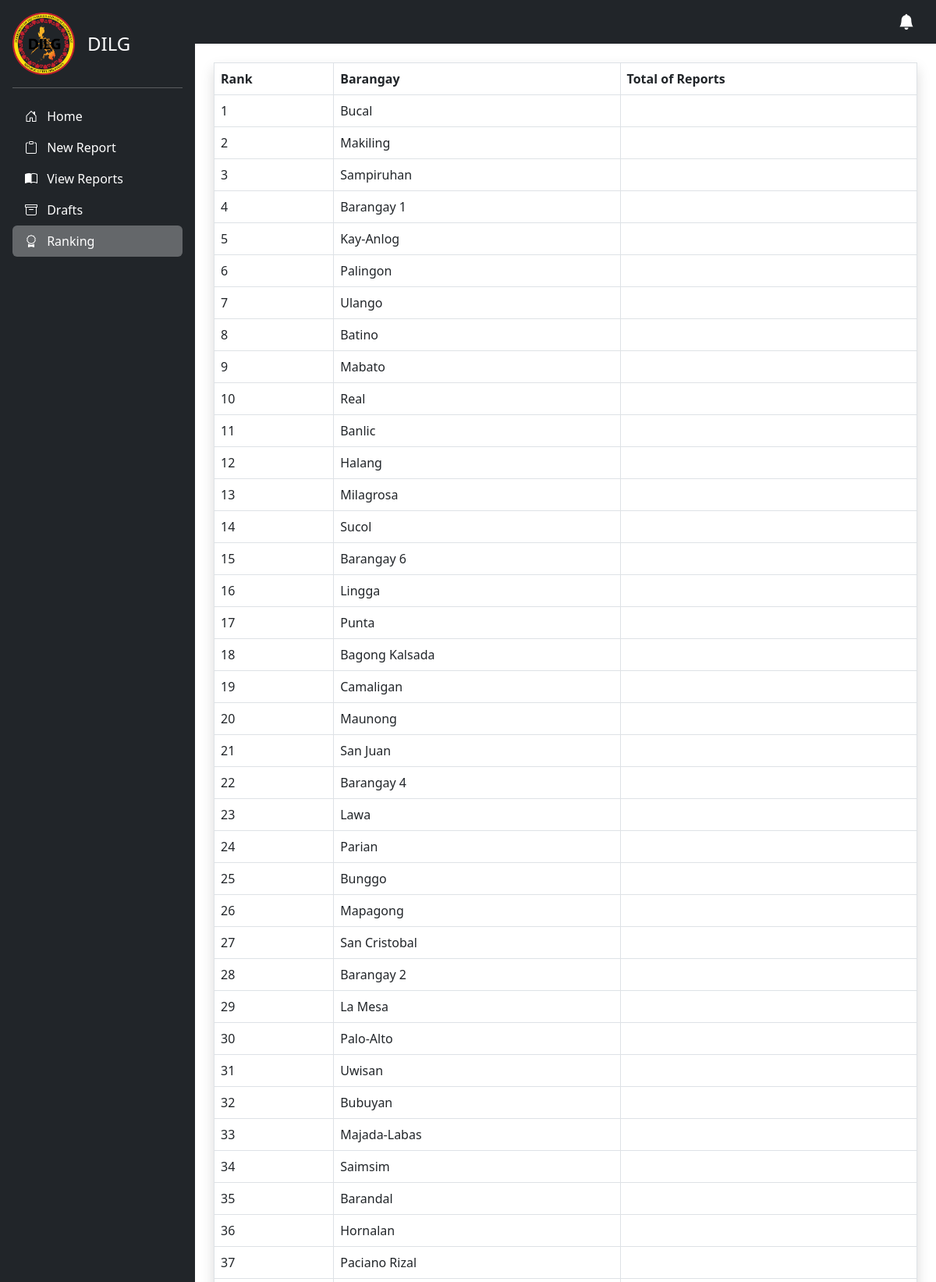
The app's page /admin/ranking.php (signed in, upper part) with its own data.
### tables this page shows
CREATE TABLE `barangay` (
  `id` int(100) NOT NULL,
  `brgy` varchar(100) NOT NULL
);

### admin/ranking.php (the view, shortened to what this page needs)
<?php
include('images.php');
$report_link = "add-report.php";
$view_link = "reports.php";
$draft_link = "draft.php";
$ranking = "ranking.php";
?>
<!DOCTYPE html>
<html lang="en">
<head>
  <link href="https://cdn.jsdelivr.net/npm/bootstrap@5.3.0-alpha1/dist/css/bootstrap.min.css" rel="stylesheet">
  <link rel="stylesheet" href="https://cdnjs.cloudflare.com/ajax/libs/bootstrap-icons/1.10.3/font/bootstrap-icons.min.css" />
  <link rel="stylesheet" href="../src/css/preloader.css">
</head>
<body>
  <main class="d-flex">
    <div class="d-flex flex-column flex-shrink-0 p-3 text-white bg-dark" style="width: 250px; min-height: 100vh;">
      <a href="/" class="d-flex align-items-center mb-3 mb-md-0 me-md-auto text-white text-decoration-none">
        <img src="../src/img/dilg.png" height="80" alt="">
        <span class="fs-4 ps-3">DILG</span>
      </a>
      <hr>
      <ul class="nav nav-pills flex-column mb-auto">
        <li class="nav-item">
          <a href="index.php" class="nav-link text-white">
            <i class="bi bi-house-door me-2"></i>
            Home
          </a>
        </li>
        <li>
          <a href="<?php echo $report_link ?>" class="nav-link text-white">
            <i class="bi bi-clipboard me-2"></i>
            New Report
          </a>
        </li>
        <li>
          <a href="<?php echo $view_link ?>" class="nav-link text-white" aria-current="page">
            <i class="bi bi-book-half me-2"></i>
            View Reports
          </a>
        </li>
        <li>
          <a href="<?php echo $draft_link ?>" class="nav-link text-white">
            <i class="bi bi-archive me-2"></i>
            Drafts
          </a>
        </li>
        <li>
          <a href="<?php echo $ranking ?>" class="nav-link text-white active">
            <i class="bi bi-award me-2"></i>
            Ranking
          </a>
        </li>
      </ul>
    </div>
    <div class="container-fluid p-0">
      <nav class="navbar bg-dark navbar-dark">
        <div class="container">
          <a class="navbar-brand ms-auto" href="#"><i class="bi bi-bell-fill"></i></a>
        </div>
      </nav>
      <div class="card shadow py-0 m-4  " style="border: none; border-radius: 0; max-height: 80vh; overflow: hidden; overflow-y: scroll;" >
      <table class="table table-bordered" id="data">
        <thead>
            <tr>
                <th>Rank</th>
                <th>Barangay</th>
                <th>Total of Reports</th>
            </tr>
        </thead>
        <tbody>
            <?php
            $sql = "SELECT * FROM barangay LEFT JOIN ( SELECT to_user, COUNT(*) AS count FROM reports WHERE status = '1' GROUP BY to_user ) count ON count.to_user = barangay.brgy  ORDER BY count DESC ";
            $run = mysqli_query($conn, $sql);
            if (mysqli_num_rows($run) > 0) {
                $count = 0;
                foreach ($run as $row) {
                    $count++;
            ?>
                    <tr>
                        <td><?php echo $count; ?></td>
                        <td><?php echo $row['brgy'] ?></td>
                        <td><?php echo $row['count'] ?></td>
                    </tr>
            <?php
                }
            }
            ?>
        </tbody>
    </table>
      </div>
    </div>
  </main>
</body>
</html>

### admin/ranking.php (style rules this page uses)
body { overflow-x: hidden; }
.active { background: rgba(255, 255, 255, 0.3) !important; }

### records on screen
barangay: brgy "Bucal"
barangay: brgy "Makiling"
barangay: brgy "Sampiruhan"
barangay: brgy "Barangay 1"
barangay: brgy "Kay-Anlog"
barangay: brgy "Palingon"
barangay: brgy "Ulango"
barangay: brgy "Batino"
barangay: brgy "Mabato"
barangay: brgy "Real"
barangay: brgy "Banlic"
barangay: brgy "Halang"
barangay: brgy "Milagrosa"
barangay: brgy "Sucol"
barangay: brgy "Barangay 6"
barangay: brgy "Lingga"
barangay: brgy "Punta"
barangay: brgy "Bagong Kalsada"
barangay: brgy "Camaligan"
barangay: brgy "Maunong"
barangay: brgy "San Juan"
barangay: brgy "Barangay 4"
barangay: brgy "Lawa"
barangay: brgy "Parian"
barangay: brgy "Bunggo"
barangay: brgy "Mapagong"
barangay: brgy "San Cristobal"
barangay: brgy "Barangay 2"
barangay: brgy "La Mesa"
barangay: brgy "Palo-Alto"
barangay: brgy "Uwisan"
barangay: brgy "Bubuyan"
barangay: brgy "Majada-Labas"
barangay: brgy "Saimsim"
barangay: brgy "Barandal"
barangay: brgy "Hornalan"
barangay: brgy "Paciano Rizal"
